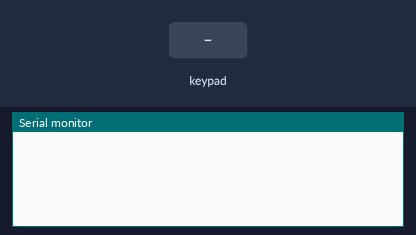
Bench run of a sketch on a simulated Arduino Uno, built with avr-gcc and run on an emulated ATmega328P. Parts: the last lines printed to the serial monitor. The test bench sets the inputs (shaded band).

Above: at 1.2 s.
1.3 s: key '4' pressed
At 2.1 s:
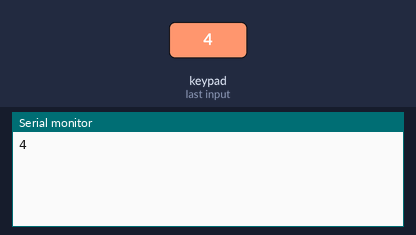
2.8 s: keypad keys 9 8 7 6 # pressed 0.4 s apart
At 5.5 s:
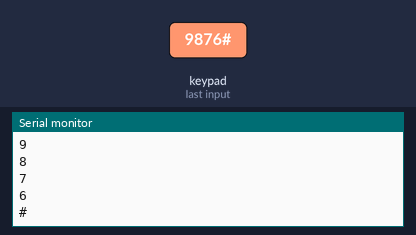
6.3 s: key 'D' pressed
At 7.3 s:
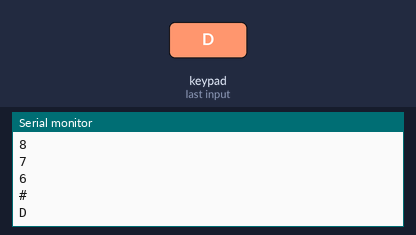
7.8 s: keypad keys 9 8 7 6 * pressed 0.4 s apart
At 10.7 s:
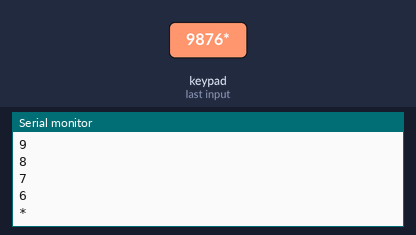
11.3 s: key 'C' pressed
At 12.1 s:
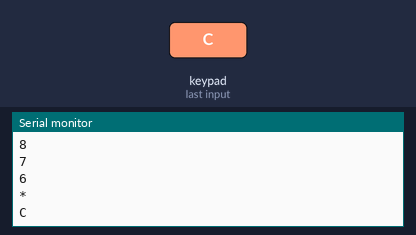
12.8 s: keypad keys 9 8 7 6 A pressed 0.4 s apart
At 15.5 s:
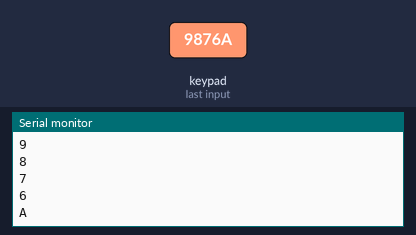
Timing chart, 0 to 17.0 s (numbered marks = the images above; inputs shaded):
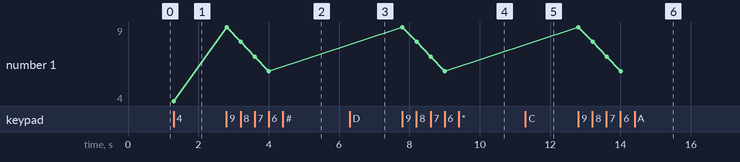

Measured:
- after the input at 1.3 s, the serial monitor: prints a new line at once (image 1)
- after the input at 2.8 s, the serial monitor: prints a new line at once (image 2)
- after the input at 6.3 s, the serial monitor: prints a new line at once (image 3)
- after the input at 7.8 s, the serial monitor: prints a new line at once (image 4)
- after the input at 11.3 s, the serial monitor: prints a new line at once (image 5)
- after the input at 12.8 s, the serial monitor: prints a new line at once (image 6)
- plotted number 1: 4 → 6 after the input at 2.8 s

The sketch:

keypad_lock.ino
```cpp
#include <Keypad.h> // подключаем библиотеку для управление клавиатурой

const byte ROWS = 4; //число строк у нашей клавиатуры
const byte COLS = 4; //число столбцов у нашей клавиатуры
char hexaKeys[ROWS][COLS] = {// здесь мы располагаем названия наших клавиш, как на клавиатуре,для удобства пользования
{'4','8','#','D'},
{'3','7','*','C'},
{'2','6','0','B'},
{'1','5','9','A'}
};

byte rowPins[ROWS] = {9, 8, 7, 6}; //к каким выводам подключаем управление строками
byte colPins[COLS] = {5, 4, 3, 2}; //к каким выводам подключаем управление столбцами

//передаем все эти данные библиотеке:
Keypad customKeypad = Keypad( makeKeymap(hexaKeys), rowPins, colPins, ROWS, COLS);

void setup(){
  Serial.begin(9600);//запускаем отладочный вывод в монитор порта
}

void loop(){
char customKey = customKeypad.getKey();//записывем нажатый символ

if (customKey){//если что-то нажато
  Serial.println(customKey);//выводим нажатый символ в монитор порта
}

}
```
